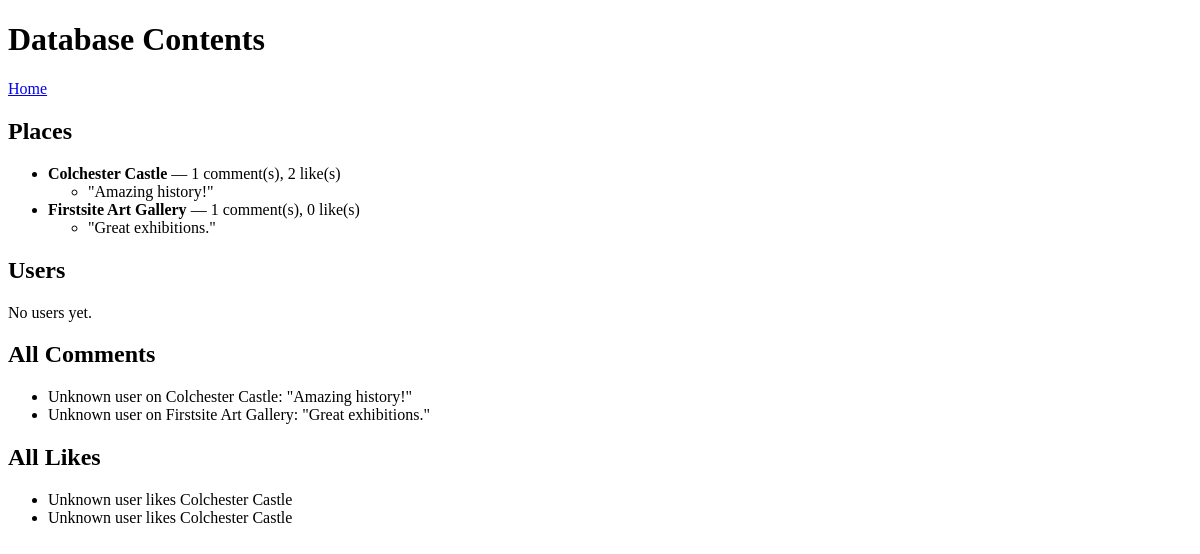
Page /data on the earlier database version.
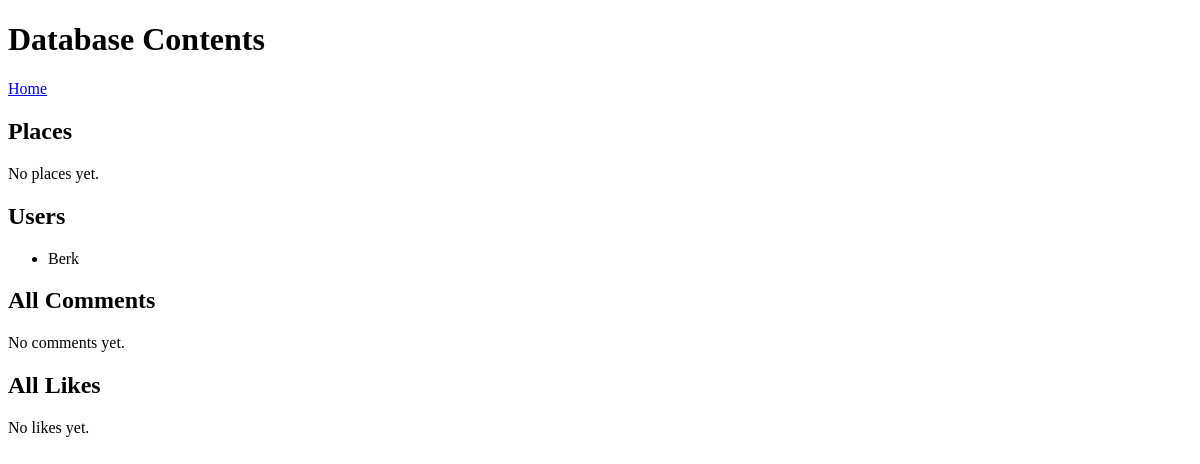
Same page on the later database version.
### app.py (models this page shows)
class Place(db.Model):
    id = db.Column(db.Integer, primary_key=True)
    name = db.Column(db.String(120), nullable=False)
    comments = db.relationship('Comment', backref='place', lazy=True)
    likes = db.relationship('Like', backref='place', lazy=True)

class Comment(db.Model):
    id = db.Column(db.Integer, primary_key=True)
    text = db.Column(db.String(500), nullable=False)
    user_id = db.Column(db.Integer, db.ForeignKey('user.id'), nullable=False)
    place_id = db.Column(db.Integer, db.ForeignKey('place.id'), nullable=False)

class Like(db.Model):
    id = db.Column(db.Integer, primary_key=True)
    user_id = db.Column(db.Integer, db.ForeignKey('user.id'), nullable=False)
    place_id = db.Column(db.Integer, db.ForeignKey('place.id'), nullable=False)

class User(db.Model):
    id = db.Column(db.Integer, primary_key=True)
    username = db.Column(db.String(120), unique=True, nullable=False)
    password = db.Column(db.String(120), nullable=False)
    marketing_opt_in = db.Column(db.Boolean, default=False)
    comments = db.relationship('Comment', backref='user', lazy=True)
    likes = db.relationship('Like', backref='user', lazy=True)

### app.py (the view)
@app.route('/data')
def data():
    users = User.query.all()
    places = Place.query.all()
    comments = Comment.query.all()
    likes = Like.query.all()
    return render_template('data.html',
                           users=users,
                           places=places,
                           comments=comments,
                           likes=likes)

### templates/data.html (shortened to what this page needs)
<!doctype html>
<html>
  <head><meta charset="utf-8"><title>Database Contents</title></head>
  <body>
    <h1>Database Contents</h1>
    <p><a href="{{ url_for('index') }}">Home</a></p>
    <h2>Places</h2>
    {% if places %}
      <ul>
        {% for p in places %}
          <li>
            <strong>{{ p.name }}</strong>
            — {{ p.comments|length }} comment(s),
            {{ p.likes|length }} like(s)
            {% if p.comments %}
              <ul>
                {% for c in p.comments %}
                  <li>
                    "{{ c.text }}"
                  </li>
                {% endfor %}
              </ul>
            {% endif %}
          </li>
        {% endfor %}
      </ul>
    {% else %}
      <p>No places yet.</p>
    {% endif %}
    <h2>Users</h2>
    {% if users %}
      <ul>
        {% for u in users %}
          <li>{{ u.username }}</li>
        {% endfor %}
      </ul>
    {% else %}
      <p>No users yet.</p>
    {% endif %}
    <h2>All Comments</h2>
    {% if comments %}
      <ul>
        {% for c in comments %}
          <li>
            {{ c.user.username if c.user else 'Unknown user' }} on
            {{ c.place.name if c.place else 'Unknown place' }}:
            "{{ c.text }}"
          </li>
        {% endfor %}
      </ul>
    {% else %}
      <p>No comments yet.</p>
    {% endif %}
    <h2>All Likes</h2>
    {% if likes %}
      <ul>
        {% for l in likes %}
          <li>
            {{ l.user.username if l.user else 'Unknown user' }} likes
            {{ l.place.name if l.place else 'Unknown place' }}
          </li>
        {% endfor %}
      </ul>
    {% else %}
      <p>No likes yet.</p>
    {% endif %}
  </body>
</html>

Differences in the rows shown:
removed Place: name "Colchester Castle", comments|length "1", likes|length "2"
removed Comment: text "Amazing history!", user "Unknown user", place "Colchester Castle"
removed Place: name "Firstsite Art Gallery", comments|length "1", likes|length "0"
removed Comment: text "Great exhibitions.", user "Unknown user", place "Firstsite Art Gallery"
removed Like: user "Unknown user", place "Colchester Castle"
removed Like: user "Unknown user", place "Colchester Castle"
added User: username "Berk"
Other differences:
text no longer shown: "No users yet."
text now shown: "No places yet. No comments yet. No likes yet."
